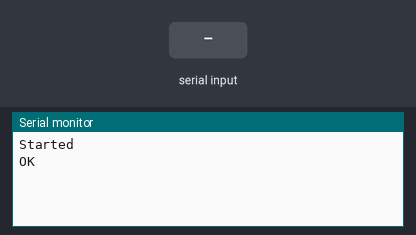
Bench run of a sketch on a simulated Arduino Uno, built with avr-gcc and run on an emulated ATmega328P. Shown: the last lines printed to the serial monitor. The test bench sets the inputs (shaded band). The modem accepts every AT command (registered, SIM ready, sends succeed) and sends nothing else.

Above: at 1.2 s.
1.3 s: "1" received over the second serial link
At 1.8 s:
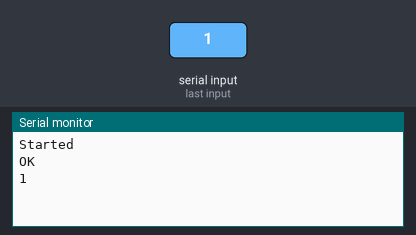
2.8 s: "0" received over the second serial link
At 4.1 s:
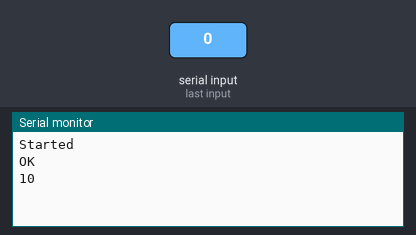

Measured:
- after the input at 1.3 s, the serial monitor: prints a new line at once (image 1)
- after the input at 2.8 s, the serial monitor: prints a new line at once (image 2)

The sketch:

testeserial.ino
```cpp
#include <SoftwareSerial.h>

SoftwareSerial esp8266(2, 3);

void setup() {
  // Open serial communications and wait for port to open:
  Serial.begin(9600);
  while (!Serial) {
    ; // wait for serial port to connect. Needed for native USB port only
  }

  Serial.println("Started");

  // set the data rate for the SoftwareSerial port
  esp8266.begin(9600);
  esp8266.write("AT\r\n");
}

void loop() {
  if (esp8266.available()) {
    Serial.write(esp8266.read());
  }
  if (Serial.available()) {
    esp8266.write(Serial.read());
  }
}
```
